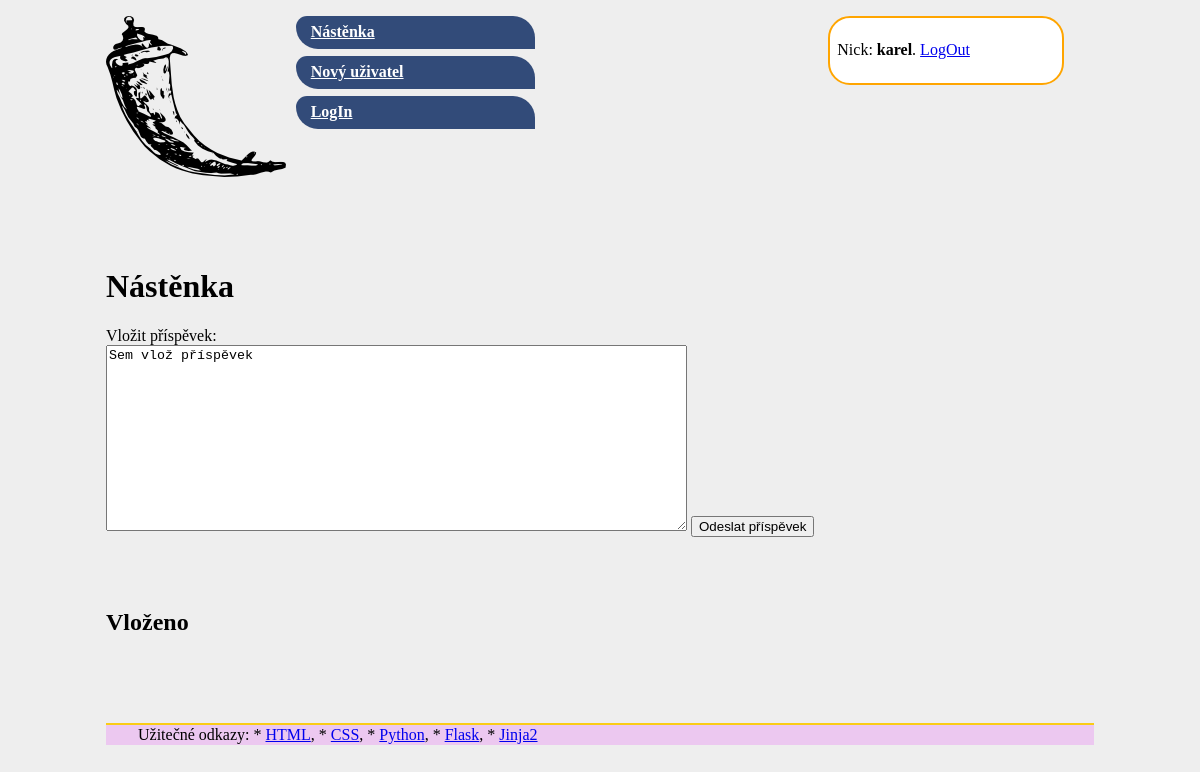
The app's page / (signed in), older data.
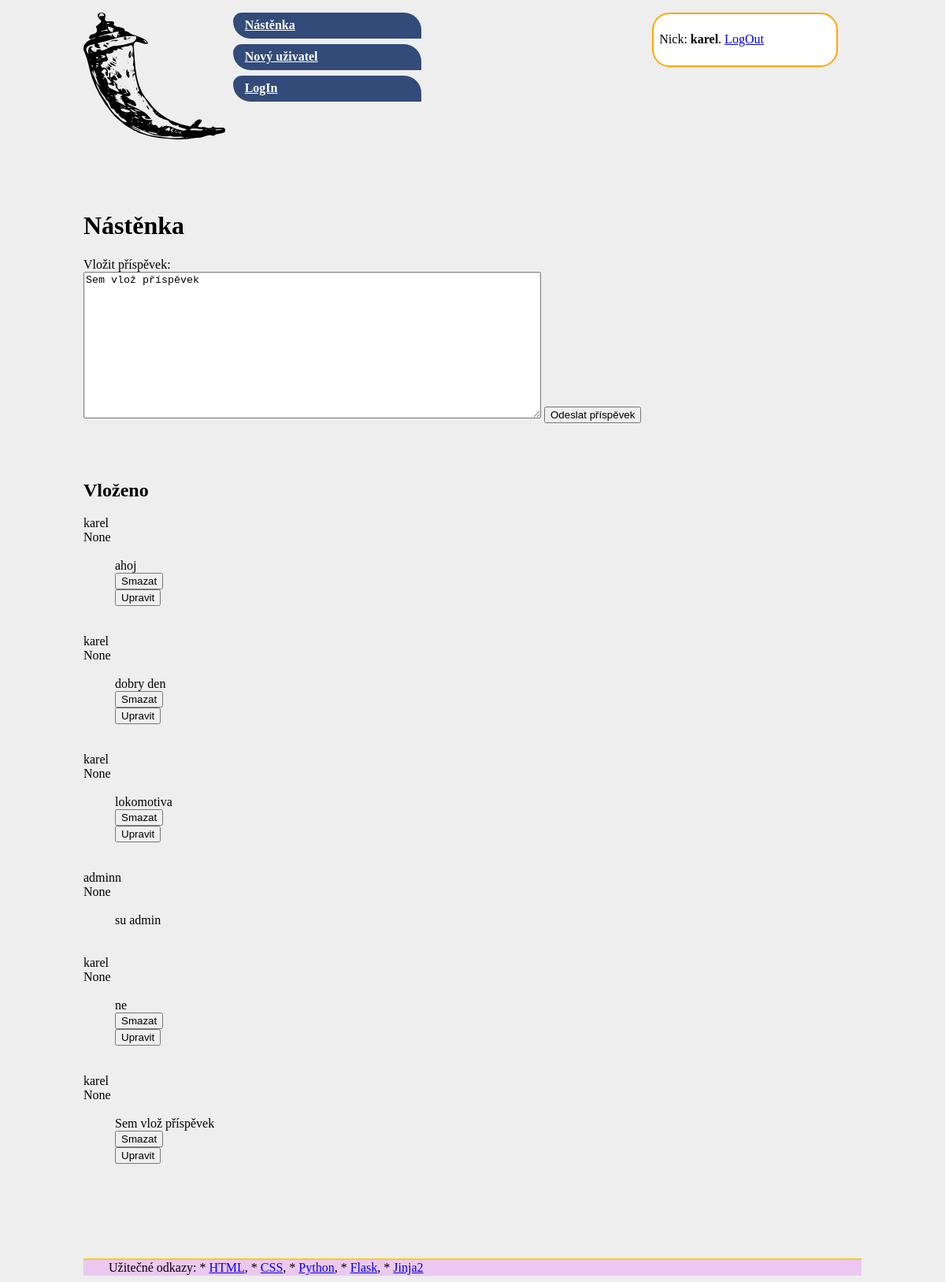
The same page, newer data.
### tables this page shows
CREATE TABLE "prispevek" (
	"id"	INTEGER,
	"text"	TEXT NOT NULL,
	"date"	TEXT,
	"nick"	TEXT,
	PRIMARY KEY("id" AUTOINCREMENT)
);

### webface/routes.py (the view)
@app.route("/", methods=["GET"])
def index():
    if "nick" in session:
        with sqlite3.connect(dbfile) as conn:
            tabulka = conn.execute('SELECT nick, text, id, date FROM prispevek')
        return render_template("base.html.j2", tabulka=tabulka)
    else:
        flash("Pro vstup na nástěnku je potřeba je přihlásit","error")
        return redirect(url_for("login"))

### webface/templates/base.html.j2 (shortened to what this page needs)
<!doctype html>
<html lang="cs">
<head>
  <link rel="stylesheet" href="{{ url_for('static', filename='styles.css') }}">
</head>
<body>
  <div class="login">
    {% if 'nick' in session %}
      <p>Nick: <strong>{{ session.nick }}</strong>. <a href="{{url_for('logout')}}">LogOut</a></p>
    {% else %}
      <p><a href="{{url_for('login')}}">LogIn</a></p>
    {% endif %}
  </div>
  <nav>
  <p class="logo"><img src="{{ url_for('static', filename='flask-icon.png') }}" /></p>
  <ul>
    <li><a href="{{ url_for('index') }}">Nástěnka</a></li>
    <li><a href="{{ url_for('add') }}">Nový uživatel</a></li>
    <li><a href="{{ url_for('login') }}">LogIn</a></li>
  </ul></nav>
{% block obsah %}
<br>
<br>
<h1>Nástěnka</h1>
Vložit příspěvek:
<form action="{{ url_for('insert') }}" method="post">
  <textarea name="prispevek" id="prispevek" cols="70" rows="12">Sem vlož příspěvek</textarea>
  <button type="submit">Odeslat příspěvek</button>
</form>
<h2>Vloženo</h2>
<dl>
{% for nick, text , id, date in tabulka %}
  <dt>{{ nick }} <br> {{ date }} </dt>
  <br>
  <dd>
    {{ text }}
    {% if nick == session['nick'] %}
    <form action="{{ url_for('delete') }}" method="post">
      <button type="submit">Smazat</button>
    </form>
    <form action="{{ url_for('editpost') }}" method="post">
      <button type="submit">Upravit</button>
    </form>
    {% endif %}
  </dd>
  <br>
  <br>
{% endfor %}
</dl>
<br>
<br>
{% endblock obsah %}
<footer>
Užitečné odkazy:
* <a href="https://www.jakpsatweb.cz/html/">HTML</a>,
* <a href="https://www.jakpsatweb.cz/css/">CSS</a>,
* <a href="http://docs.python.org">Python</a>,
* <a href="https://flask.palletsprojects.com/">Flask</a>,
* <a href="https://jinja.palletsprojects.com/templates/">Jinja2</a>
</footer>
</body>
</html>

Row changes from the older to the newer data that the page shows:
added prispevek: nick "karel", date "None", text "ahoj"
added prispevek: nick "karel", date "None", text "dobry den"
added prispevek: nick "karel", date "None", text "lokomotiva"
added prispevek: nick "adminn", date "None", text "su admin"
added prispevek: nick "karel", date "None", text "ne"
added prispevek: nick "karel", date "None", text "Sem vlož příspěvek"
